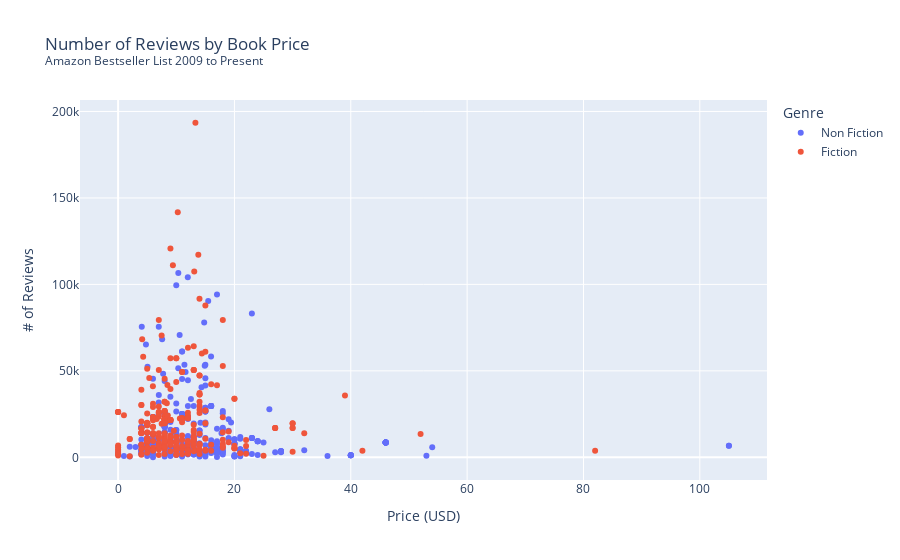

The cell this chart's notebook holds for it:
### Markdown cell above
#### Colors
Some plots can split the data by a categorical variable. In the case of a scatterplot, you can use the `color` parameter to differentiate points by another variable.

Let's further differentiate between the "Genre" of book to see if there is any clear difference between the two types.

### Code cell
# Initialize a scatter plot
fig = px.scatter(books,
                 x="Price",
                 y="Reviews",
                 title="Number of Reviews by Book Price<br><sup>Amazon Bestseller List 2009 to Present</sup>",
                 labels={"Reviews": "# of Reviews", "Price": "Price (USD)"},
                 color="Genre"
                )

# Show the plot
fig.show()

### Figure 1 — Plotly figure (JSON) as saved in the notebook; plotly's stock layout.template omitted (floating-point values rounded to 4 significant figures; data arrays with more than 128 entries replaced by an {"elided": "..."} marker saying what was removed)
{"data": [{"hovertemplate": "Genre=Non Fiction<br>Price (USD)=%{x}<br># of Reviews=%{y}<extra></extra>", "legendgroup": "Non Fiction", "marker": {"color": "#636efa", "symbol": "circle"}, "mode": "markers", "name": "Non Fiction", "orientation": "v", "showlegend": true, "type": "scatter", "x": {"elided": "363 float values"}, "xaxis": "x", "y": {"elided": "363 int values"}, "yaxis": "y"}, {"hovertemplate": "Genre=Fiction<br>Price (USD)=%{x}<br># of Reviews=%{y}<extra></extra>", "legendgroup": "Fiction", "marker": {"color": "#EF553B", "symbol": "circle"}, "mode": "markers", "name": "Fiction", "orientation": "v", "showlegend": true, "type": "scatter", "x": {"elided": "287 float values"}, "xaxis": "x", "y": {"elided": "287 int values"}, "yaxis": "y"}], "layout": {"autosize": true, "legend": {"title": {"text": "Genre"}, "tracegroupgap": 0}, "title": {"text": "Number of Reviews by Book Price<br><sup>Amazon Bestseller List 2009 to Present</sup>"}, "xaxis": {"anchor": "y", "autorange": true, "domain": [0, 1], "range": [-6.399, 111.4], "title": {"text": "Price (USD)"}, "type": "linear"}, "yaxis": {"anchor": "x", "autorange": true, "domain": [0, 1], "range": [-15930.0, 209400.0], "title": {"text": "# of Reviews"}, "type": "linear"}}}
